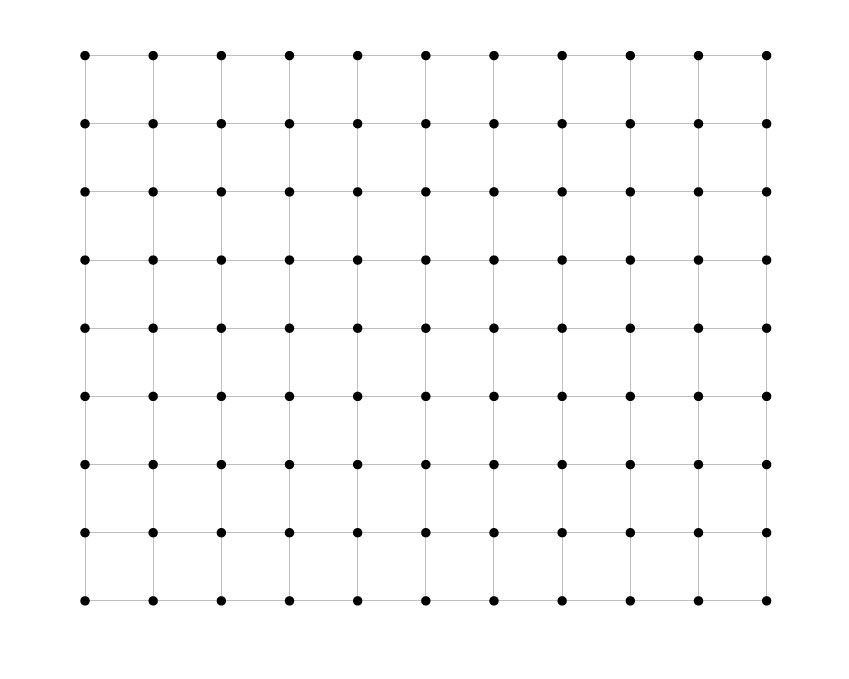
#> input picture computervision/dots and boxes.jpeg, 849 x 679 px, found by its file name
$ python dots.py
#> lines starting #> are read from the running program, lines starting #| are printed output that depends on the picture; after the words box and inside, x2 and y2 are one past the last pixel; in counts of white or black regions, pixels touching at a corner belong together; long printed decimals are rounded
import cv2
import math
import numpy as np


picsdot1= "/Users/stijnoverwater/Documents/GitHub/Project3-1/computervision/dots and boxes.jpeg"
picsdot2= "/Users/stijnoverwater/Documents/GitHub/Project3-1/computervision/dots2.png"

img = cv2.imread(picsdot1)
#> img is the input picture: shape (679, 849, 3); min 0, max 255, mean 250.7
gray = cv2.cvtColor(img, cv2.COLOR_BGR2GRAY)
cv2.imshow("gray",gray)
thresh2 = cv2.adaptiveThreshold(gray, 255, cv2.ADAPTIVE_THRESH_GAUSSIAN_C,cv2.THRESH_BINARY, 199, 5)
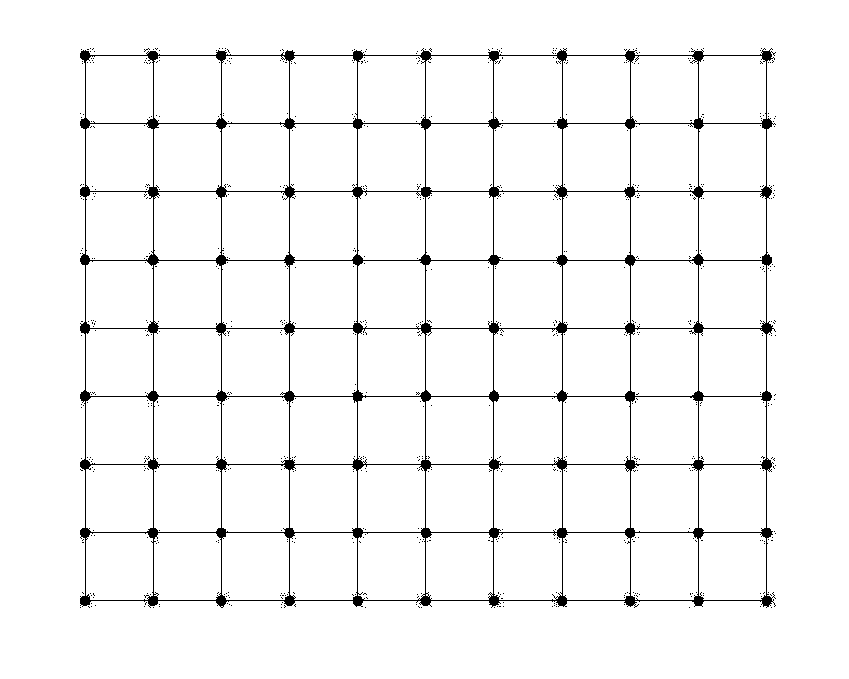
#> thresh2: shape (679, 849); 96.4% white; 708 black regions (707 under 20 px)
cv2.imshow("thres",thresh2)
cnts = cv2.findContours(thresh2, cv2.RETR_LIST, cv2.CHAIN_APPROX_SIMPLE)[-2]
#> cnts = 1350 contours, 1268 with area under 20; largest, box (x1, y1, x2, y2) and area: (0, 0, 849, 679) 574944, (79, 49, 775, 608) 375304, (494, 192, 562, 260) 4408, (631, 192, 698, 260) 4354, (494, 56, 562, 123) 4354


min_dot_size = 1
max_dot_size = 20
dots = []

for cnt in cnts:
    dots.append(cnt)
    if min_dot_size < cv2.contourArea(cnt) < max_dot_size:

        M = cv2.moments(cnt)

             # calculate x,y coordinate of center
        cX = int(M["m10"] / M["m00"])
        cY = int(M["m01"] / M["m00"])
        cv2.circle(img, (cX, cY), 15, (255,0, 0), -1)
#> this loop made 1350 passes
#> (cnt, cX, cY) on passes 1 to 11: ([[770, 607], [771, 606], [772, 607], [771, 608]], 771, 607), ([[765, 607], [766, 606], [767, 607], [766, 608]], 766, 607), ([[688, 607], [689, 606], [690, 607], [689, 608]], 689, 607), ([[633, 607], [634, 606], [635, 607], [634, 608]], 634, 607), ([[493, 607], [494, 606], [495, 607], [494, 608]], 494, 607), ([[490, 607], [491, 606], [492, 607], [491, 608]], 491, 607), ([[420, 607], [421, 606], [422, 607], [421, 608]], 421, 607), ([[418, 607], [419, 606], [420, 607], [419, 608]], 419, 607), ([[364, 607], [365, 606], [366, 607], [365, 608]], 365, 607), ([[283, 607], [284, 606], [285, 607], [284, 608]], 284, 607), ([[280, 607], [281, 606], [282, 607], [281, 608]], 281, 607)
#> (cX, cY) on passes 12, 21, 23, 28, 32, 61: (221, 607), (635, 606), (565, 606), (499, 606), (361, 606), (295, 604)
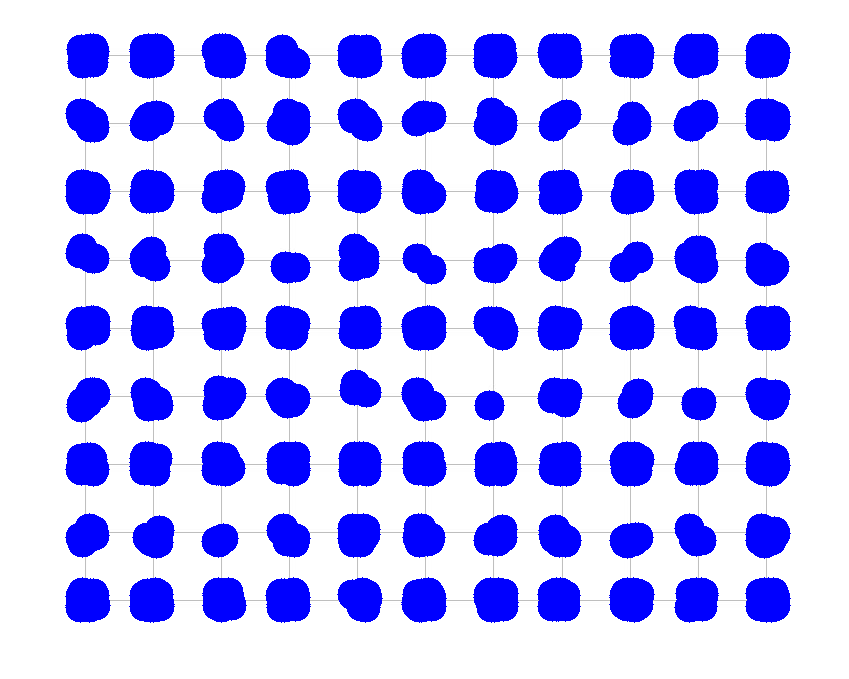
#> img: shape (679, 849, 3); mean B, G, R 254.4, 187.9, 187.9
#> after the loop, dots has the same summary as cnts

# printing output
number_dots= len(dots)
#> number_dots = 1350
row = math.sqrt(number_dots)
#> row = 36.74
print("\nRow size: {}".format(row))
#| Row size: 36.742
print("\nDots number: {}".format(number_dots))
#| Dots number: 1350
cv2.imshow("Image", img)

gray2 = cv2.cvtColor(img, cv2.COLOR_BGR2GRAY)
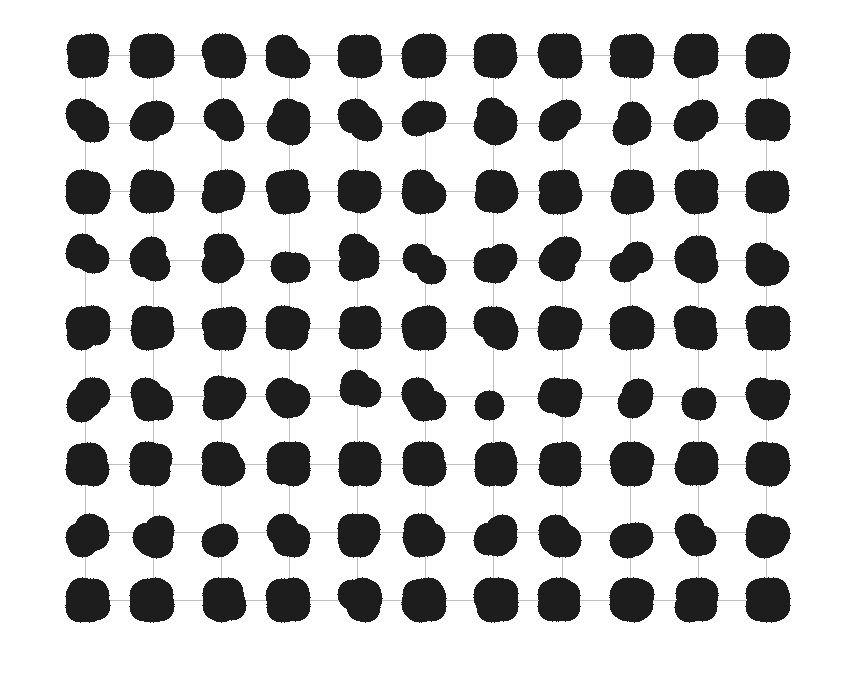
#> gray2: shape (679, 849); min 29, max 255, mean 195.4
thresh3 = cv2.adaptiveThreshold(gray2, 255, cv2.ADAPTIVE_THRESH_GAUSSIAN_C,cv2.THRESH_BINARY, 199, 5)
#> thresh3: shape (679, 849); 73.9% white; 102 black regions (2 under 20 px)
cnts2 = cv2.findContours(thresh2, cv2.RETR_LIST, cv2.CHAIN_APPROX_SIMPLE)[-2]
#> cnts2 has the same summary as cnts
min_dot_size2 = 10
max_dot_size2 = 50
dots2 = []
for cnt in cnts2:
    if min_dot_size < cv2.contourArea(cnt) < max_dot_size:

     dots2.append(cnt)
#> this loop made 1350 passes
#> cnt on passes 1 to 3: [[770, 607], [771, 606], [772, 607], [771, 608]], [[765, 607], [766, 606], [767, 607], [766, 608]], [[688, 607], [689, 606], [690, 607], [689, 608]]
#> after the loop, dots2 = 1268 contours, all with area under 20

number_dots2= len(dots2)
#> number_dots2 = 1268
row2 = math.sqrt(number_dots2)
#> row2 = 35.61
print("\nRow size: {}".format(row2))
#| Row size: 35.609
print("\nDots number: {}".format(number_dots2))
#| Dots number: 1268


"""
blur = cv2.GaussianBlur(gray,(3,3),3)
thresh2 = cv2.adaptiveThreshold(blur, 255, cv2.ADAPTIVE_THRESH_GAUSSIAN_C,cv2.THRESH_BINARY, 199, 9)
cimg = cv2.cvtColor(blur,cv2.COLOR_GRAY2BGR)
circles = cv2.HoughCircles(blur,cv2.HOUGH_GRADIENT,1,1,
                            param1=120,param2=10,minRadius=2,maxRadius=30)

circlecount=0
circles = np.uint16(np.around(circles))
for i in circles[0,:]:
    # draw the outer circle
    cv2.circle(cimg,(i[0],i[1]),i[2],(0,255,0),2)
    # draw the center of the circle
    cv2.circle(cimg,(i[0],i[1]),2,(0,0,255),3)
    circlecount = circlecount +1

print(circlecount)
cv2.imshow('detected circles',cimg)
"""
cv2.waitKey(0)
cv2.destroyAllWindows()
